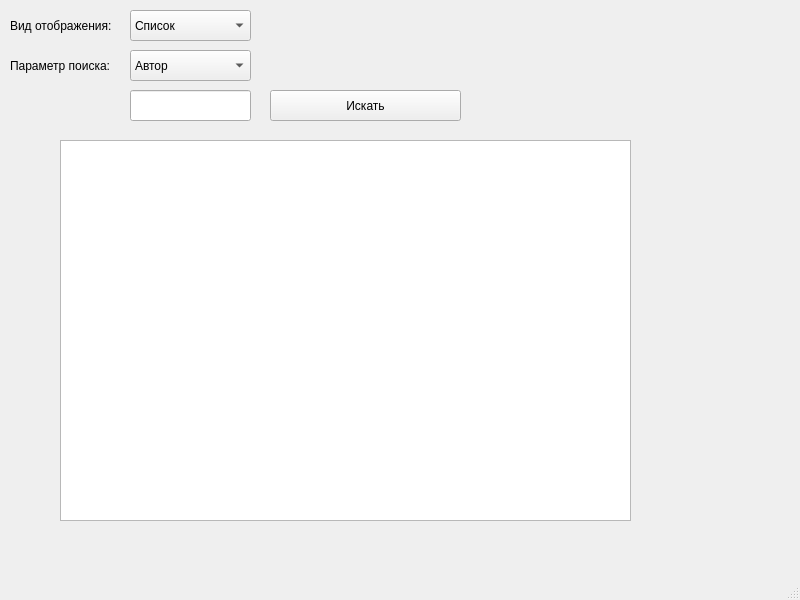
<?xml version="1.0" encoding="UTF-8"?>
<ui version="4.0">
 <class>MainWindow</class>
 <widget class="QMainWindow" name="MainWindow">
  <property name="geometry">
   <rect>
    <x>0</x>
    <y>0</y>
    <width>800</width>
    <height>600</height>
   </rect>
  </property>
  <property name="windowTitle">
   <string>MainWindow</string>
  </property>
  <widget class="QWidget" name="centralwidget">
   <widget class="QLabel" name="search_param_label">
    <property name="geometry">
     <rect>
      <x>10</x>
      <y>50</y>
      <width>111</width>
      <height>31</height>
     </rect>
    </property>
    <property name="text">
     <string>Параметр поиска:</string>
    </property>
   </widget>
   <widget class="QComboBox" name="search_param_box">
    <property name="geometry">
     <rect>
      <x>130</x>
      <y>50</y>
      <width>121</width>
      <height>31</height>
     </rect>
    </property>
    <item>
     <property name="text">
      <string>Автор</string>
     </property>
    </item>
    <item>
     <property name="text">
      <string>Название</string>
     </property>
    </item>
   </widget>
   <widget class="QLineEdit" name="search_edit">
    <property name="geometry">
     <rect>
      <x>130</x>
      <y>90</y>
      <width>121</width>
      <height>31</height>
     </rect>
    </property>
   </widget>
   <widget class="QLabel" name="view_param_label">
    <property name="geometry">
     <rect>
      <x>10</x>
      <y>10</y>
      <width>111</width>
      <height>31</height>
     </rect>
    </property>
    <property name="text">
     <string>Вид отображения:</string>
    </property>
   </widget>
   <widget class="QComboBox" name="view_param_box">
    <property name="geometry">
     <rect>
      <x>130</x>
      <y>10</y>
      <width>121</width>
      <height>31</height>
     </rect>
    </property>
    <item>
     <property name="text">
      <string>Список</string>
     </property>
    </item>
    <item>
     <property name="text">
      <string>Таблица</string>
     </property>
    </item>
   </widget>
   <widget class="QPushButton" name="search_button">
    <property name="geometry">
     <rect>
      <x>270</x>
      <y>90</y>
      <width>191</width>
      <height>31</height>
     </rect>
    </property>
    <property name="text">
     <string>Искать</string>
    </property>
   </widget>
   <widget class="QStackedWidget" name="stacked_widget">
    <property name="geometry">
     <rect>
      <x>60</x>
      <y>140</y>
      <width>601</width>
      <height>381</height>
     </rect>
    </property>
    <property name="currentIndex">
     <number>0</number>
    </property>
    <widget class="QWidget" name="list_page">
     <widget class="QListWidget" name="book_info_list">
      <property name="geometry">
       <rect>
        <x>0</x>
        <y>0</y>
        <width>571</width>
        <height>381</height>
       </rect>
      </property>
     </widget>
    </widget>
    <widget class="QWidget" name="table_page">
     <widget class="QTableWidget" name="book_info_table">
      <property name="geometry">
       <rect>
        <x>0</x>
        <y>0</y>
        <width>571</width>
        <height>381</height>
       </rect>
      </property>
     </widget>
    </widget>
   </widget>
  </widget>
  <widget class="QMenuBar" name="menubar">
   <property name="geometry">
    <rect>
     <x>0</x>
     <y>0</y>
     <width>800</width>
     <height>26</height>
    </rect>
   </property>
  </widget>
  <widget class="QStatusBar" name="statusbar"/>
 </widget>
 <resources/>
 <connections/>
</ui>
